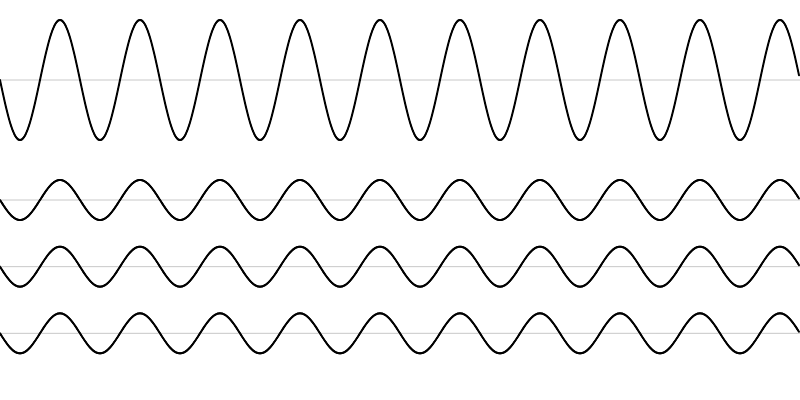
Frame 1 (no input)
Frame 60 (no input): identical to frame 1, image omitted
Frame 120 (the mouse pressed at the canvas centre since frame 60): identical to frame 1, image omitted

The p5.js sketch that drew this single still picture (run headless with seeded random() and noise() and a simulated clock; from frame 60 on, the mouse is pressed at the canvas centre):

// p5.js sketch
// ── sketch.js
//Your Name(s)
//Project Name
//Date

/* A brief description of what the program is */

let s1, s2, s3;
let slider1, slider2, slider3;

function setup() {
    createCanvas(800, 400);
    slider1 = createSlider(0, 20, 10, 0.1)
    slider2 = createSlider(0, 20, 10, 0.1)
    slider3 = createSlider(0, 20, 10, 0.1)

}

function draw() {
    background(255)
    s1 = new drawSine(slider1.value(), 20, 0);
    s2 = new drawSine(slider2.value(), 20, 0);
    s3 = new drawSine(slider3.value(), 20, 0);

    waveArray = [s1, s2, s3]
    for (let wave = 0; wave < waveArray.length; wave++) {
        waveArray[wave].display(0, (3 + wave) * (height / 6))
    }


    const agregateWave = new agrWave(waveArray)

    agregateWave.display(0, height / 5)
}
// ── drawSine.js
class drawSine {
    constructor(_hz, _amp, _phase) {
        this.freq = _hz;
        this.amp = _amp;
        this.phase = _phase;
        this.yVals = []

        for(let t = 0; t < width; t++){
            let mapt = map(t,0,width,0,TWO_PI);
            const yVal = this.amp * sin(this.freq * mapt + this.phase);
            this.yVals.push(yVal);
        }
    }

    display(x, y) {
        push();
        noFill();
        translate(x, y)
        
        stroke(200);
        strokeWeight(1)
        line(0,0,width,0)
        stroke(0)
        strokeWeight(2)

        for (let i = 0; i < width - (x+1); i++) {
            line(i,this.yVals[i],i+1,this.yVals[i+1])
        }
        pop();
    }
}

class agrWave {
    constructor(_sineArray){
        this.sineArray = _sineArray
        this.sumOfSines = new Array(width).fill(0);

        this.normalizedAmplitude = 0;
        for(let wave of this.sineArray){
            this.normalizedAmplitude += wave.amp
        }
        this.normalizedAmplitude = this.normalizedAmplitude/(this.sineArray.length*2)

        for(let i = 0; i< this.sineArray.length; i++){
            for(let j = 0; j< width; j++){
                this.sumOfSines[j] += this.sineArray[i].yVals[j]
            }
        }

        
    }

    display(x,y){
        push()
        translate(x,y);
        stroke(200);
        line(0,0,width,0)

        stroke(0);
        strokeWeight(2);
        noFill();

        for(let t = 0; t < this.sumOfSines.length - 1; t++){
            line(t,this.sumOfSines[t],t+1,this.sumOfSines[t+1])
        }
        pop();

    }
}
